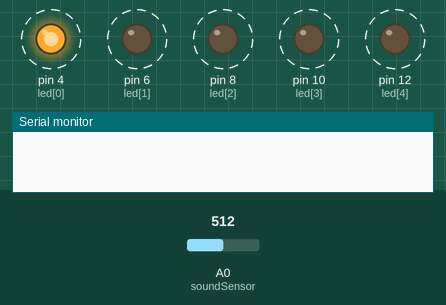
A sketch run on a simulated Arduino Uno, built with avr-gcc and run on an emulated ATmega328P. Parts: output pins drawn as LEDs (lit = HIGH), the last lines printed to the serial monitor. Dashed ring = blinking. Inputs (shaded band) come from the test bench; at power-on: A0 (soundSensor) = 512.

Above: at 0.1 s.
1.3 s: A0 (soundSensor) set to 308
4.3 s: A0 (soundSensor) set to 283
At 4.3 s:
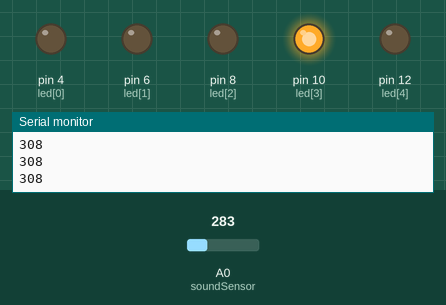
5.8 s: A0 (soundSensor) set to 306
At 5.9 s:
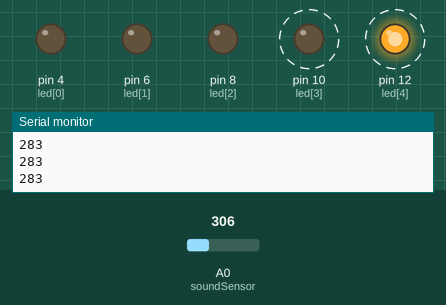
8.8 s: A0 (soundSensor) set to 290
At 9.7 s:
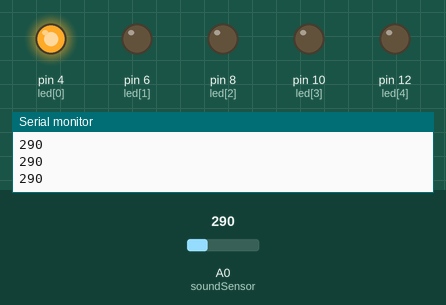
Timing chart, 0 to 11.3 s (numbered marks = the images above; inputs shaded):
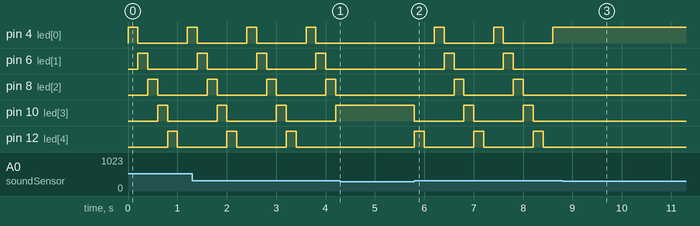

Measured:
- the behaviour switches between 300 and 299 on A0 (soundSensor) (found by bisection; images 0 and 1)
- after the input at 4.3 s, pin 4 (led[0]): stays LOW (without the input it goes to HIGH after 0.51 s); pin 6 (led[1]): stays LOW (without the input it goes to HIGH after 0.71 s)
- after the input at 5.8 s, pin 4 (led[0]): alternates HIGH for 0.20 s and LOW for 1.0 s, starting after 0.40 s; pin 6 (led[1]): alternates HIGH for 0.20 s and LOW for 1.0 s, starting after 0.60 s
- after the input at 8.8 s, pin 4 (led[0]): stops changing and stays HIGH; pin 6 (led[1]), pin 8 (led[2]), pin 10 (led[3]), pin 12 (led[4]): stops changing and stays LOW
- by itself, pin 4 (led[0]), pin 6 (led[1]), pin 8 (led[2]), pin 10 (led[3]), pin 12 (led[4]): alternates HIGH for 0.20 s and LOW for 1.0 s

The sketch:

sketch_sep20b.ino
```cpp
int soundSensor = A0; //사운드센서 핀
int led[5]={4,6,8,10,12}; //LED 핀번호
int threshold=300; //소리 크기 기준
int count=0;

void setup() {
  Serial.begin(9600);
  pinMode(soundSensor, INPUT);
  for(int i=0; i<5; i++)
    pinMode(led[i], OUTPUT);
}

void loop() {
  int sound_val=0;

  sound_val = analogRead(soundSensor);

  if (sound_val >= threshold){
    for(int i=0;i<5;i++){
      if (i==count)
        digitalWrite(led[i],HIGH);
      else
        digitalWrite(led[i],LOW);
    }
    count=(count<5)? count+1:0;
    delay(200);
  }
  else
    delay(1);
  Serial.println(sound_val);
}
```
